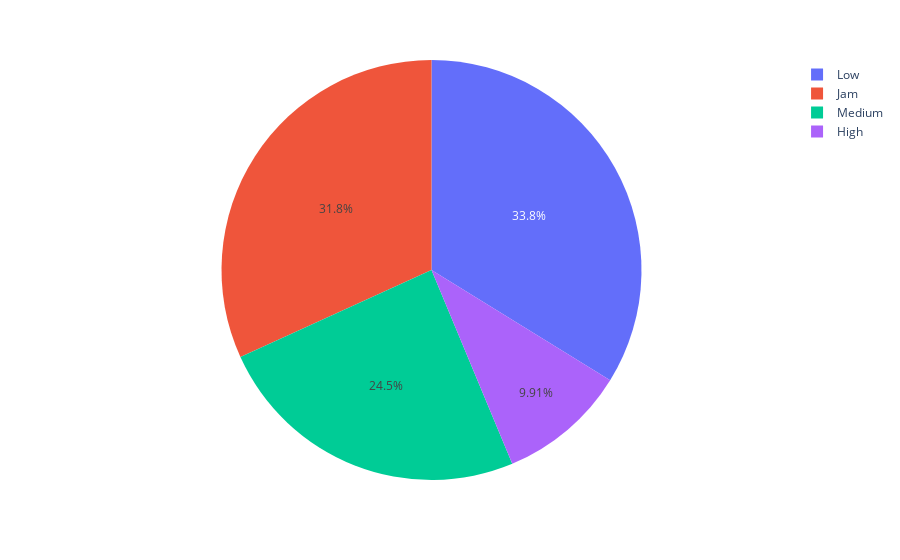

The cell this chart's notebook holds for it:
### Code cell
# Making a graphic of pizza

px.pie(df_aux, values='percentage', names='Road_traffic_density')

### Figure 1 — Plotly figure (JSON) as saved in the notebook; plotly's stock layout.template omitted (floating-point values rounded to 4 significant figures)
{"data": [{"domain": {"x": [0, 1], "y": [0, 1]}, "hovertemplate": "Road_traffic_density=%{label}<br>percentage=%{value}<extra></extra>", "labels": ["High", "Jam", "Low", "Medium"], "legendgroup": "", "name": "", "showlegend": true, "type": "pie", "values": [0.09911, 0.3181, 0.3381, 0.2448]}], "layout": {"legend": {"tracegroupgap": 0}, "margin": {"t": 60}}}
